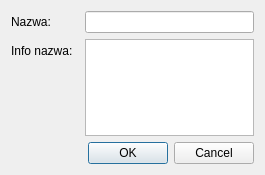
<?xml version="1.0" encoding="UTF-8"?>
<ui version="4.0">
 <class>NowaMatrycaDialog</class>
 <widget class="QDialog" name="NowaMatrycaDialog">
  <property name="geometry">
   <rect>
    <x>0</x>
    <y>0</y>
    <width>265</width>
    <height>175</height>
   </rect>
  </property>
  <property name="windowTitle">
   <string>Dodaj nową matrycę</string>
  </property>
  <layout class="QVBoxLayout" name="verticalLayout">
   <item>
    <layout class="QFormLayout" name="formLayout">
     <item row="0" column="0">
      <widget class="QLabel" name="label">
       <property name="text">
        <string>Nazwa:</string>
       </property>
      </widget>
     </item>
     <item row="0" column="1">
      <widget class="QLineEdit" name="lineEdit"/>
     </item>
     <item row="1" column="0">
      <widget class="QLabel" name="label_2">
       <property name="text">
        <string>Info nazwa:  </string>
       </property>
      </widget>
     </item>
     <item row="1" column="1">
      <widget class="QPlainTextEdit" name="plainTextEdit"/>
     </item>
    </layout>
   </item>
   <item>
    <widget class="QDialogButtonBox" name="buttonBox">
     <property name="orientation">
      <enum>Qt::Horizontal</enum>
     </property>
     <property name="standardButtons">
      <set>QDialogButtonBox::Cancel|QDialogButtonBox::Ok</set>
     </property>
    </widget>
   </item>
  </layout>
 </widget>
 <resources/>
 <connections/>
</ui>
